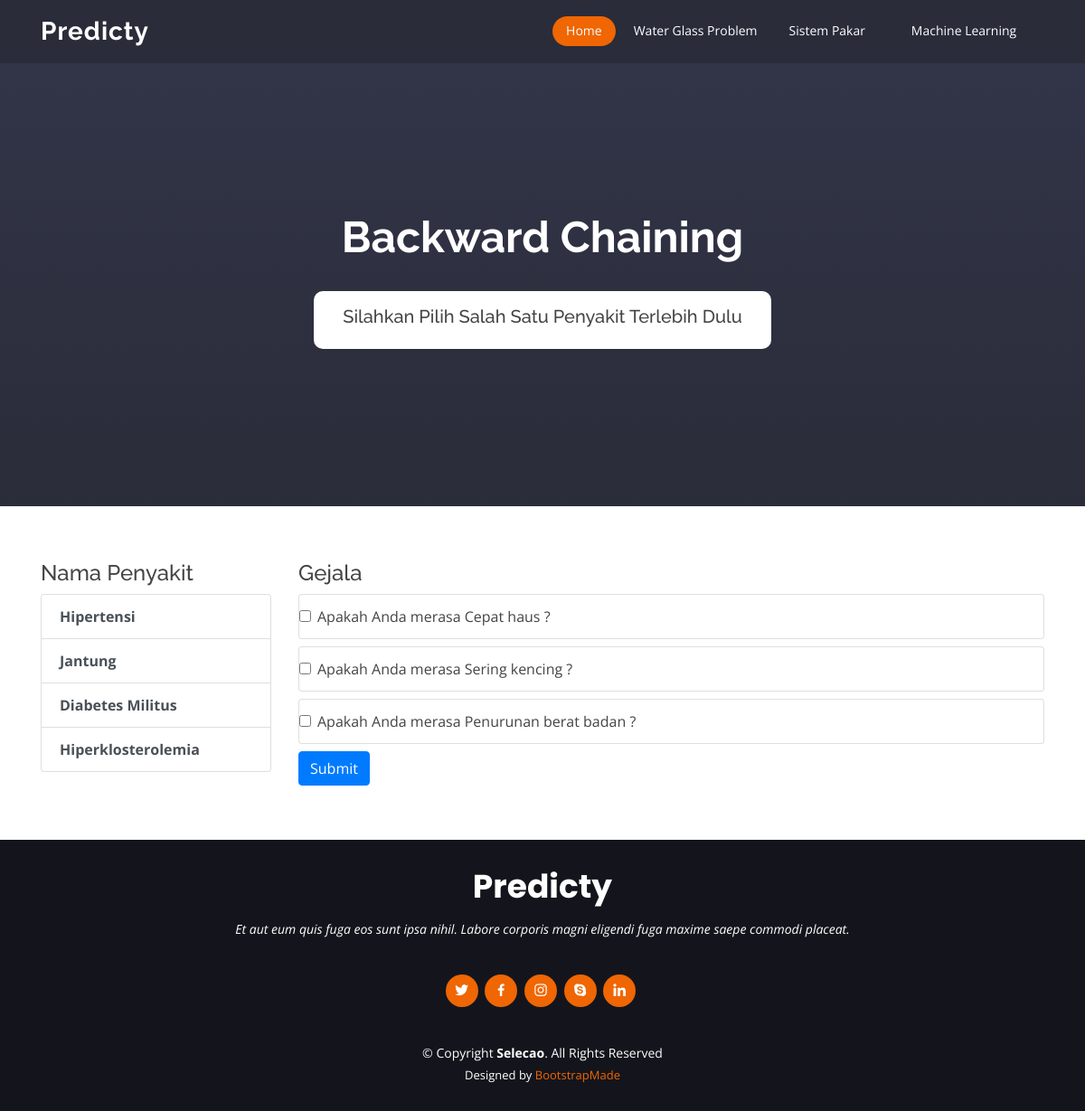
Screenshot of /backward.php?selected=P3 with the database file from the repository.
### tables this page shows
CREATE TABLE `penyakit` (
  `kode` varchar(5) NOT NULL,
  `nama_penyakit` varchar(200) NOT NULL,
  `keterangan` mediumtext NOT NULL
);

CREATE TABLE `gejala` (
  `kode` varchar(5) NOT NULL,
  `nama_gejala` varchar(100) NOT NULL
);

### backward.php (the view, shortened to what this page needs)
<?php
include_once "header.php";
include_once "connect_backward.php";
?>
<body>
    <section id="hero" class="d-flex flex-column justify-content-end align-items-center">
        <div id="heroCarousel" class="container carousel carousel-fade" data-ride="carousel">
            <div class="carousel-item active">
                <div class="carousel-container">
                    <h2>Backward Chaining</h2>
                    <div class="foward" style="background-color: white; margin: 2   rem; padding: 1rem 2rem; border-radius: 10px">
                        <?php
                        $hasil = $_GET['hasil'];
                        $kode_penyakit = $_GET['penyakit'];
                        $sql = "SELECT `nama_penyakit`, `keterangan` FROM `penyakit` WHERE `kode`='{$kode_penyakit}'";
                        $result = $connect->query($sql);
                        $row = $result->fetch_row();
                        if ($hasil == "true") {
                            echo "<h4>Gejala {$row[0]} ditemukan dengan Keterangan :</h4>";
                            echo "<div class='text-left'>{$row[1]}</div>";
                            echo "<br><a href='?' class='btn btn-primary'>Konsultasi Lagi</a>";
                        } elseif($hasil == "false"){
                            echo "<h4>Penyakit {$row[0]} tidak sesuai dengan gejala-gelaja yang anda alami.</h4>";
                            echo "<br><a href='?' class='btn btn-primary'>Konsultasi Lagi</a>";
                        } else {
                            echo "<h5>Silahkan Pilih Salah Satu Penyakit Terlebih Dulu</h5>";
                        }
                        ?>
                    </div>
                </div>
            </div>
    </section>
    <?php
    if ($hasil != "true") {
    ?>
        <section id="about" class="contact">
            <div class="container">
                <div class="row">
                    <div class="col-3">
                        <h4>Nama Penyakit</h4>
                        <div class="list-group" id="list-tab" role="tablist">
                            <?php
                            $sql = "SELECT `kode`, `nama_penyakit`, `keterangan` FROM `penyakit`";
                            $result = $connect->query($sql);
                            if ($result->num_rows > 0) {
                                while ($row = $result->fetch_assoc()) {
                                    echo "<a class='list-group-item list-group-item-action btn-outline-primary' id='list-home-list' data-bs-toggle='list' href='?selected={$row['kode']}#{$row['kode']}' role='tab' aria-controls='home'><b>{$row['nama_penyakit']}</b></a>";
                                }
                            } else {
                                echo "Data kosong";
                            }
                            ?>
                        </div>
                    </div>
                    <div class="col-9">
                        <h4>Gejala</h4>
                        <div class="tab-content" id="nav-tabContent">
                            <div class="tab-pane fade show active" id="#<?php echo $_GET['selected'] ?>" role="tabpanel" aria-labelledby="list-home-list">
                                <form method="POST">
                                    <?php
                                    $selected = $_GET['selected'];
                                    if ($selected != '') {
                                        $query = "SELECT * FROM `base_knowledge` WHERE `kode_penyakit`='{$selected}'";
                                        $raw = $connect->query($query);
                                        $selectedResult = $raw->fetch_assoc();
                                        $listGejala = explode(" ", $selectedResult['daftar_gejala']);
                                        foreach ($listGejala as $i => $kodeGejala) {
                                            $getGejala = $connect->query("SELECT `nama_gejala` FROM `gejala` WHERE `kode`='{$kodeGejala}'");
                                            $gejala = $getGejala->fetch_row();
                                            if ($gejala != NULL) {
                                    ?>
                                                <div class="list-group">
                                                    <label class="list-group-item">
                                                        <input class="form-check-input" type="checkbox" value="<?php echo $listGejala[$i] ?> " name="selectedgejala[]"> Apakah Anda merasa <?php echo $gejala[0]; ?> ?
                                                    </label>
                                                </div>
                                    <?php
                                            } else {
                                                echo "";
                                            }
                                        }
                                    }
                                    ?>
                                    <input type='submit' name="submit" class='btn btn-primary'>
                                </form>
                            </div>
                        </div>
                    </div>
                </div>
            </div>
        </section>
    <?php
    } else {
        echo "";
    }
    ?>
<?php include_once "footer.php" ?>

### assets/css/style.css (style rules this page uses)
body { font-family: "Open Sans", sans-serif; color: #444444; }
a { color: #ef6603; }
h1, h2, h3, h4, h5, h6 { font-family: "Raleway", sans-serif; }
#hero { width: 100%; overflow: hidden; position: relative; background: linear-gradient(0deg, #2a2c39 0%, #33364a 100%); padding: 0; }
#hero .carousel-container { display: flex; justify-content: center; align-items: center; flex-direction: column; text-align: center; position: relative; height: 70vh; padding-top: 60px; }
#hero h2 { color: #fff; margin-bottom: 30px; font-size: 48px; font-weight: 700; }
section { padding: 60px 0; overflow: hidden; }

### rows the page displays
penyakit: nama_penyakit "Hipertensi"
penyakit: nama_penyakit "Jantung"
penyakit: nama_penyakit "Diabetes Militus"
penyakit: nama_penyakit "Hiperklosterolemia"
gejala: nama_gejala "Cepat haus"
gejala: nama_gejala "Sering kencing"
gejala: nama_gejala "Penurunan berat badan"
